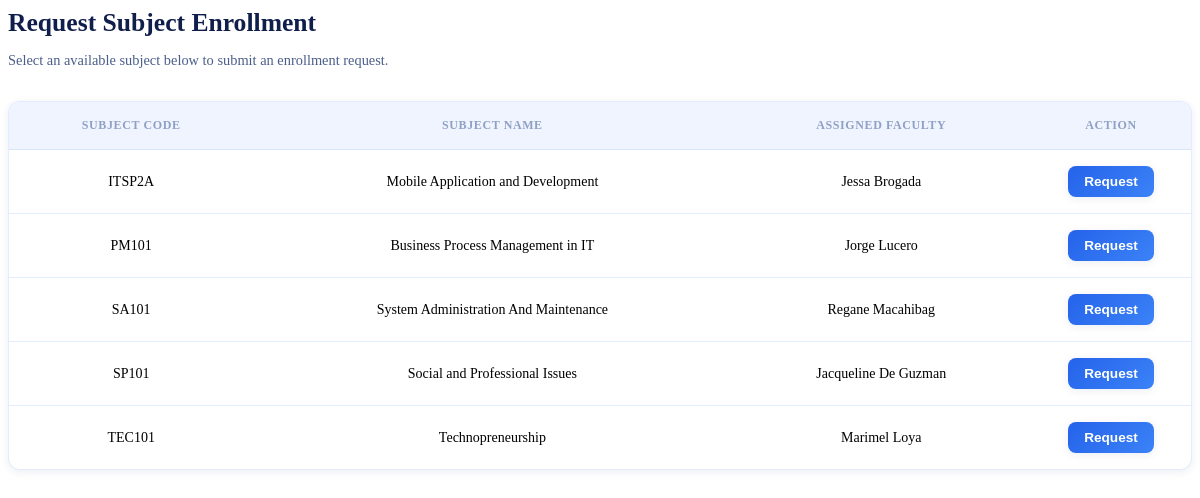
Page /student/enrollment_request.php (signed in) on the committed database.
### tables this page shows
CREATE TABLE `subjects` (
  `subject_id` int(11) NOT NULL,
  `subject_code` varchar(20) NOT NULL,
  `subject_name` varchar(100) NOT NULL,
  `faculty_id` int(11) NOT NULL
);

CREATE TABLE `users` (
  `user_id` int(11) NOT NULL,
  `full_name` varchar(100) NOT NULL,
  `program` varchar(100) DEFAULT NULL,
  `section` varchar(50) DEFAULT NULL,
  `year_level` tinyint(4) DEFAULT NULL,
  `email` varchar(100) NOT NULL,
  `password_hash` varchar(255) NOT NULL,
  `role_id` int(11) NOT NULL,
  `created_at` timestamp NOT NULL DEFAULT current_timestamp(),
  `is_active` tinyint(1) DEFAULT 1
);

### student/enrollment_request.php (the view, shortened to what this page needs)
<?php
require_once __DIR__ . '/../config/db.php';
$student_id = $_SESSION["user_id"];
$avail_q = "
SELECT s.subject_id, s.subject_code, s.subject_name, u.full_name AS faculty_name
FROM subjects s
LEFT JOIN enrollments e ON s.subject_id = e.subject_id AND e.student_id = ?
LEFT JOIN enrollment_requests er ON s.subject_id = er.subject_id AND er.student_id = ? AND er.status = 'Pending'
LEFT JOIN users u ON s.faculty_id = u.user_id
WHERE e.enrollment_id IS NULL AND er.request_id IS NULL
ORDER BY s.subject_code
";
$avail = $conn->prepare($avail_q);
$avail->bind_param('ii', $student_id, $student_id);
$avail->execute();
$avail_res = $avail->get_result();
?>
<div>
    <div class="page-header">
        <h2>Request Subject Enrollment</h2>
        <p>Select an available subject below to submit an enrollment request.</p>
    </div>
    <div class="content-section">
        <div class="table-card">
            <div class="table-wrap">
                <table>
                    <thead>
                        <tr>
                            <th>Subject Code</th>
                            <th>Subject Name</th>
                            <th>Assigned Faculty</th>
                            <th style="width: 120px;">Action</th>
                        </tr>
                    </thead>
                    <tbody>
                        <?php if ($avail_res && $avail_res->num_rows > 0): ?>
                            <?php while ($s = $avail_res->fetch_assoc()): ?>
                            <tr>
                                <td><?= htmlspecialchars($s['subject_code'], ENT_QUOTES) ?></td>
                                <td><?= htmlspecialchars($s['subject_name'], ENT_QUOTES) ?></td>
                                <td><?= htmlspecialchars($s['faculty_name'] ?? '-', ENT_QUOTES) ?></td>
                                <td>
                                    <form method="post">
                                        <button type="submit" class="btn-request">Request</button>
                                    </form>
                                </td>
                            </tr>
                            <?php endwhile; ?>
                        <?php endif; ?>
                    </tbody>
                </table>
            </div>
        </div>
    </div>
</div>

### student/enrollment_request.php (style rules this page uses)
.page-header { margin-bottom: 2rem; }
.page-header h2 { font-size: 1.6rem; font-weight: 700; color: var(--text-900); margin-bottom: 0.5rem; }
.page-header p { color: var(--text-600); font-size: 0.9rem; }
.content-section { margin-bottom: 3rem; }
.table-card { background: var(--surface); border: 1px solid var(--border); border-radius: var(--r-md); box-shadow: var(--shadow-sm); overflow: hidden; transition: var(--transition); }
.table-wrap { overflow-x: auto; }
table { border-collapse: collapse; width: 100%; }
th { padding: 1rem 1.25rem; text-align: center; font-size: 0.75rem; font-weight: 700; color: var(--text-400); text-transform: uppercase; letter-spacing: 0.05em; background: var(--bg); border-bottom: 1px solid var(--border); }
td { padding: 1rem 1.25rem; font-size: 0.875rem; color: black; text-align: center; border-bottom: 1px solid var(--border); }
tbody tr:last-child td { border-bottom: none; }
.btn-request { padding: 0.5rem 1rem; background: linear-gradient(135deg, var(--blue-600), var(--blue-500)); color: white; border: none; border-radius: 8px; cursor: pointer; font-weight: 600; font-size: 0.85rem; transition: var(--transition); box-shadow: var(--shadow-sm); white-space: nowrap; }
form { margin: 0; display: flex; align-items: center; justify-content: center; }

### rows in the picture
subjects: subject_code "ITSP2A", subject_name "Mobile Application and Development", faculty.full_name "Jessa Brogada"
subjects: subject_code "PM101", subject_name "Business Process Management in IT", faculty.full_name "Jorge Lucero"
subjects: subject_code "SA101", subject_name "System Administration And Maintenance", faculty.full_name "Regane Macahibag"
subjects: subject_code "SP101", subject_name "Social and Professional Issues", faculty.full_name "Jacqueline De Guzman"
subjects: subject_code "TEC101", subject_name "Technopreneurship", faculty.full_name "Marimel Loya"
